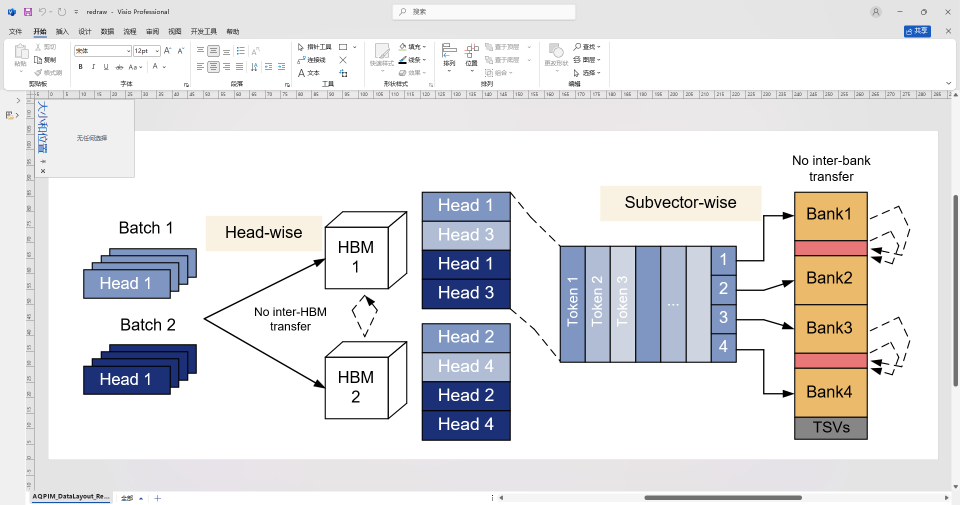
#> input picture assets/showcase/aqpim-data-layout-copy.png, 1920 x 1009 px (shown at 1/2 size)
$ python analyze_reference_style.py ../assets/showcase/aqpim-data-layout-copy.png
#> lines starting #> are read from the running program, lines starting #| are printed output that depends on the picture; after the words box and inside, x2 and y2 are one past the last pixel; in counts of white or black regions, pixels touching at a corner belong together; long printed decimals are rounded
#!/usr/bin/env python3
"""Analyze color and structure cues in a reference image for Visio redraws.

The output is meant to seed editable Visio primitives, not to auto-trace a final
diagram. It reports dominant colors, connected color regions, crop-local
palettes, edge direction statistics, and simple stack/3D cues.

Examples:
  python analyze_reference_style.py ref.png --top-colors 16 --json
  python analyze_reference_style.py ref.png --component stack_a:40,80,160,120
"""

from __future__ import annotations

import argparse
import json
import math
from dataclasses import dataclass
from pathlib import Path
from typing import Iterable

import numpy as np
from PIL import Image


@dataclass(frozen=True)
class Box:
    name: str
    x: int
    y: int
    w: int
    h: int


def rgb_to_hex(rgb: Iterable[int]) -> str:
    r, g, b = [int(v) for v in rgb]
    return f"#{r:02X}{g:02X}{b:02X}"


# [11 lines left out: function parse_component, not called in this run]


def sample_pixels(arr: np.ndarray, max_pixels: int = 180_000) -> np.ndarray:
    flat = arr.reshape(-1, 3).astype(np.float32)
    if flat.shape[0] <= max_pixels:
        return flat
    stride = max(1, flat.shape[0] // max_pixels)
    return flat[::stride][:max_pixels]


def quantized_palette(arr: np.ndarray, top: int, bin_size: int) -> list[dict[str, object]]:
    quantized = (arr.astype(np.uint16) // bin_size) * bin_size + bin_size // 2
    quantized = np.clip(quantized, 0, 255).astype(np.uint8)
    flat = quantized.reshape(-1, 3)
    colors, counts = np.unique(flat, axis=0, return_counts=True)
    order = np.argsort(counts)[::-1][:top]
    total = int(flat.shape[0])
    palette = []
    for idx in order:
        rgb = colors[idx].tolist()
        palette.append(
            {
                "rgb": [int(v) for v in rgb],
                "hex": rgb_to_hex(rgb),
                "fraction": round(float(counts[idx]) / total, 6),
                "pixels": int(counts[idx]),
            }
        )
    return palette


def kmeans_palette(arr: np.ndarray, k: int, iterations: int = 12) -> list[dict[str, object]]:
    pixels = sample_pixels(arr)
    if pixels.size == 0:
        return []
    unique = np.unique(pixels.astype(np.uint8), axis=0).astype(np.float32)
    k = max(1, min(k, unique.shape[0]))
    if unique.shape[0] <= k:
        centers = unique
    else:
        gray = unique.mean(axis=1)
        seeds = np.linspace(0, unique.shape[0] - 1, k).round().astype(int)
        centers = unique[np.argsort(gray)[seeds]].astype(np.float32)

    labels = np.zeros(pixels.shape[0], dtype=np.int32)
    for _ in range(iterations):
        distances = ((pixels[:, None, :] - centers[None, :, :]) ** 2).sum(axis=2)
        labels = distances.argmin(axis=1)
        new_centers = centers.copy()
        for idx in range(k):
            selected = pixels[labels == idx]
            if selected.size:
                new_centers[idx] = selected.mean(axis=0)
        if np.allclose(new_centers, centers, atol=0.25):
            break
        centers = new_centers

    counts = np.bincount(labels, minlength=k)
    order = np.argsort(counts)[::-1]
    total = int(counts.sum())
    result = []
    for idx in order:
        rgb = np.clip(np.rint(centers[idx]), 0, 255).astype(np.uint8).tolist()
        result.append(
            {
                "rgb": [int(v) for v in rgb],
                "hex": rgb_to_hex(rgb),
                "fraction": round(float(counts[idx]) / total, 6) if total else 0.0,
                "pixels_sampled": int(counts[idx]),
            }
        )
    return result


def edge_metrics(arr: np.ndarray) -> dict[str, object]:
    gray = (
        0.299 * arr[:, :, 0].astype(np.float32)
        + 0.587 * arr[:, :, 1].astype(np.float32)
        + 0.114 * arr[:, :, 2].astype(np.float32)
    )
    if gray.shape[0] < 3 or gray.shape[1] < 3:
        return {"edge_density": 0.0, "direction_fraction": {}}

    gx = np.zeros_like(gray)
    gy = np.zeros_like(gray)
    gx[:, 1:-1] = gray[:, 2:] - gray[:, :-2]
    gy[1:-1, :] = gray[2:, :] - gray[:-2, :]
    mag = np.hypot(gx, gy)
    threshold = max(18.0, float(np.percentile(mag, 88)))
    edge = mag >= threshold
    edge_count = int(edge.sum())
    if edge_count == 0:
        return {"edge_density": 0.0, "direction_fraction": {}}

    angle = np.degrees(np.arctan2(gy[edge], gx[edge]))
    angle = (angle + 180.0) % 180.0
    # Edge normal angle -> visual line orientation.
    line_angle = (angle + 90.0) % 180.0
    buckets = {
        "horizontal": ((line_angle <= 12.0) | (line_angle >= 168.0)).sum(),
        "vertical": ((line_angle >= 78.0) & (line_angle <= 102.0)).sum(),
        "diag_down": ((line_angle >= 28.0) & (line_angle <= 62.0)).sum(),
        "diag_up": ((line_angle >= 118.0) & (line_angle <= 152.0)).sum(),
        "other": edge_count,
    }
    buckets["other"] -= int(
        buckets["horizontal"] + buckets["vertical"] + buckets["diag_down"] + buckets["diag_up"]
    )
    direction_fraction = {
        key: round(float(value) / edge_count, 4) for key, value in buckets.items() if value > 0
    }
    return {
        "edge_density": round(float(edge_count) / float(edge.size), 6),
        "direction_fraction": direction_fraction,
        "edge_pixels": edge_count,
    }


def connected_components(mask: np.ndarray, min_area: int) -> list[dict[str, object]]:
    height, width = mask.shape
    seen = np.zeros(mask.shape, dtype=bool)
    components: list[dict[str, object]] = []

    for y in range(height):
        xs = np.where(mask[y] & ~seen[y])[0]
        for x0 in xs:
            if seen[y, x0] or not mask[y, x0]:
                continue
            stack = [(int(x0), int(y))]
            seen[y, x0] = True
            min_x = max_x = int(x0)
            min_y = max_y = int(y)
            area = 0
            while stack:
                x, yy = stack.pop()
                area += 1
                min_x = min(min_x, x)
                max_x = max(max_x, x)
                min_y = min(min_y, yy)
                max_y = max(max_y, yy)
                for nx, ny in ((x + 1, yy), (x - 1, yy), (x, yy + 1), (x, yy - 1)):
                    if 0 <= nx < width and 0 <= ny < height and not seen[ny, nx] and mask[ny, nx]:
                        seen[ny, nx] = True
                        stack.append((nx, ny))
            if area >= min_area:
                components.append(
                    {
                        "area": area,
                        "bbox": [min_x, min_y, max_x + 1, max_y + 1],
                        "xywh": [min_x, min_y, max_x + 1 - min_x, max_y + 1 - min_y],
                    }
                )
    return sorted(components, key=lambda item: item["area"], reverse=True)


def region_components(arr: np.ndarray, colors: list[dict[str, object]], tolerance: int, min_area: int, top: int) -> list[dict[str, object]]:
    result = []
    rgb_arr = arr.astype(np.int16)
    for color in colors:
        rgb = np.array(color["rgb"], dtype=np.int16)
        distance = np.abs(rgb_arr - rgb).max(axis=2)
        mask = distance <= tolerance
        comps = connected_components(mask, min_area)[:top]
        if comps:
            result.append({"hex": color["hex"], "rgb": color["rgb"], "components": comps})
    return result


# [37 lines left out: functions crop_array, classify_cues, analyze_crop, not called in this run]


def compact_print(result: dict[str, object]) -> None:
    size = result["size"]
    print(f"image={result['image']} size={size[0]}x{size[1]}")
    print("\npalette")
    for item in result["palette"]:
        rgb = ",".join(str(v) for v in item["rgb"])
        print(f"  {item['hex']} rgb=({rgb}) fraction={item['fraction']}")

    print("\nmajor_color_regions")
    for color in result["major_color_regions"]:
        print(f"  {color['hex']}")
        for comp in color["components"]:
            x, y, w, h = comp["xywh"]
            print(f"    area={comp['area']:7d} xywh=({x},{y},{w},{h})")

    if result["components"]:
        print("\ncomponents")
    for comp in result["components"]:
        print(f"  {comp['name']} xywh={tuple(comp['xywh'])} cues={','.join(comp['cues']) or 'none'}")
        for color in comp["palette"][:5]:
            rgb = ",".join(str(v) for v in color["rgb"])
            print(f"    {color['hex']} rgb=({rgb}) fraction={color['fraction']}")
        metrics = comp["edge_metrics"]
        print(f"    edge_density={metrics['edge_density']} directions={metrics['direction_fraction']}")


def main(argv: Iterable[str] | None = None) -> int:
    parser = argparse.ArgumentParser(description=__doc__)
    parser.add_argument("image", type=Path)
    parser.add_argument("--component", action="append", type=parse_component, default=[])
    parser.add_argument("--top-colors", type=int, default=14)
    parser.add_argument("--bin-size", type=int, default=16)
    parser.add_argument("--region-tolerance", type=int, default=12)
    parser.add_argument("--min-area", type=int, default=80)
    parser.add_argument("--top-regions", type=int, default=12)
    parser.add_argument("--json", action="store_true")
    args = parser.parse_args(list(argv) if argv is not None else None)

    img = Image.open(args.image).convert("RGB")
#> img is the input picture: PIL image 1920x1009 RGB; mean R, G, B 226.8, 226.4, 228.2
    arr = np.asarray(img)
    palette = kmeans_palette(arr, args.top_colors)
#> in kmeans_palette, `unique = np.unique(pixels.astype(np.uint8), axis=0).astype(np.float32)`: unique = 731 rows, first 8: [0, 0, 0], [0, 99, 177], [1, 0, 0], [1, 1, 0], [1, 1, 1], [2, 2, 2], [3, 3, 3], [4, 8, 20]
#> in kmeans_palette, `gray = unique.mean(axis=1)`: gray = 731 values, max 255 at index 730, min 0 at index 0, mean 160.5
#> in kmeans_palette, `centers = unique[np.argsort(gray)[seeds]].astype(np.float32)`: centers = 14 rows, first 8: [0, 0, 0], [38, 38, 38], [72, 72, 72], [24, 90, 189], [53, 131, 193], [147, 147, 147], [176, 171, 159], [234, 194, 130]
#> in kmeans_palette, `counts = np.bincount(labels, minlength=k)`: counts = [4249, 2142, 5110, 168, 52, 6594, 2235, 5716, 4358, 3246, 16026, 17825, 11793, 100486]
#> in kmeans_palette, `order = np.argsort(counts)[::-1]`: order = [13, 11, 10, 12, 5, 7, 2, 8, 0, 9, 6, 1, 3, 4]
#> in kmeans_palette, `total = int(counts.sum())`: total = 180000
#> the loop in kmeans_palette, `for idx in order:` made 14 passes
#> idx on passes 1, 2, 3, 4, 6, 7, 9, 11: 13, 11, 10, 12, 7, 2, 0, 6
#> after the loop in kmeans_palette, `for idx in order:`: result = 14 items
#> palette = 14 items
    result = {
        "image": str(args.image),
        "size": [img.width, img.height],
        "palette": palette,
        "quantized_palette": quantized_palette(arr, args.top_colors, args.bin_size),
        "major_color_regions": region_components(
            arr,
            palette[: min(args.top_colors, 10)],
            args.region_tolerance,
            args.min_area,
            args.top_regions,
        ),
        "global_edge_metrics": edge_metrics(arr),
        "components": [
            analyze_crop(arr, box, args.top_colors, args.bin_size) for box in args.component
        ],
    }
#> in quantized_palette, `colors, counts = np.unique(flat, axis=0, return_counts=True)`: colors = 262 rows, first 8: [8, 8, 8], [8, 8, 24], [8, 24, 56], [8, 40, 72], [8, 40, 88], [8, 56, 120], [8, 104, 184], [24, 8, 8]; counts = 262 values, max 1135518 at index 261, min 1 at index 4, mean 7394.2
#> in quantized_palette, `order = np.argsort(counts)[::-1][:top]`: order = [261, 247, 134, 13, 241, 197, 260, 0, 217, 143, 231, 109, 130, 240]
#> the loop in quantized_palette, `for idx in order:` made 14 passes
#> idx on passes 1 to 8: 261, 247, 134, 13, 241, 197, 260, 0
#> after the loop in quantized_palette, `for idx in order:`: palette = 14 items
#> in region_components, `result = []`: result = []
#> the loop in region_components, `for color in colors:` made 10 passes
#> rgb on passes 1 to 8: [255, 255, 255], [233, 231, 232], [228, 228, 228], [243, 241, 236], [128, 150, 191], [235, 177, 109], [27, 48, 118], [177, 188, 209]
#> pass 1, in region_components, `distance = np.abs(rgb_arr - rgb).max(axis=2)`:
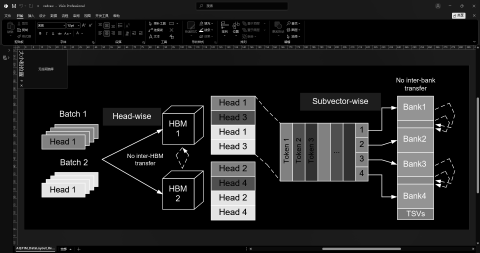
#> distance: shape (1009, 1920) int16 (shown at 1/4 size); min 0, max 255, mean 32.9
#> pass 1, in region_components, `mask = distance <= tolerance`:
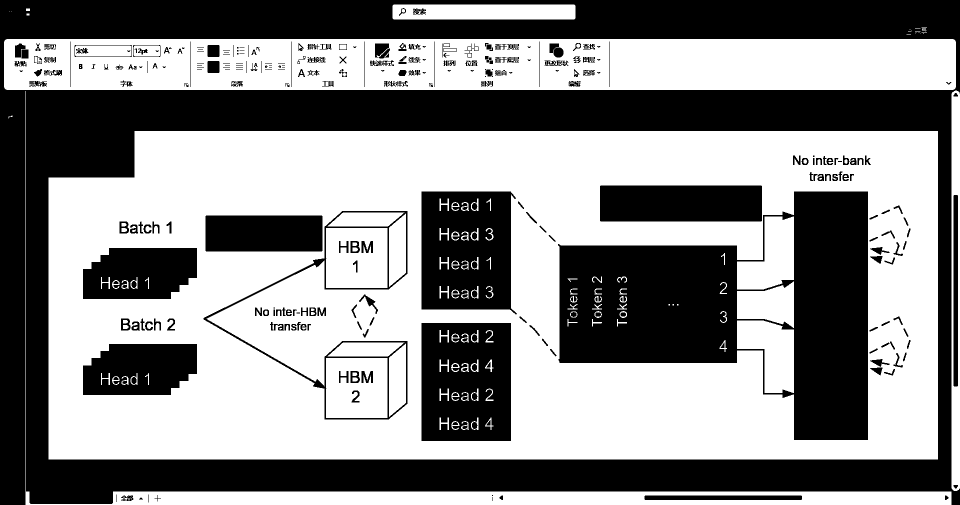
#> mask: shape (1009, 1920) bool (shown at 1/2 size); 54.8% white; 343 black regions (78 under 20 px), largest, box (x1, y1, x2, y2) and area: (0, 0, 1920, 1009) 520826, (1116, 383, 1736, 880) 157383, (843, 383, 1034, 629) 38813
#> pass 2, in region_components, `mask = distance <= tolerance`:
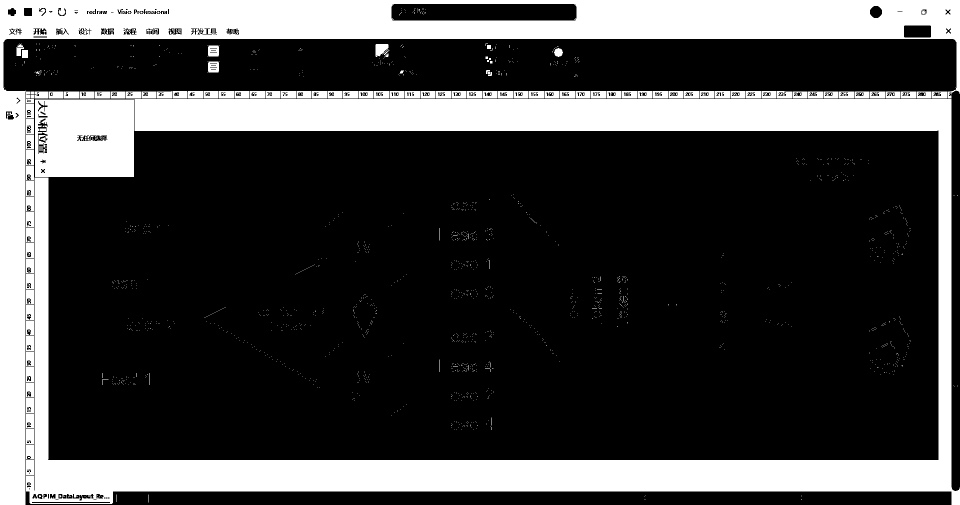
#> mask: shape (1009, 1920) bool (shown at 1/2 size); 25.8% white; 1955 white regions (1842 under 20 px), largest, box (x1, y1, x2, y2) and area: (52, 198, 1920, 1009) 257011, (0, 0, 1920, 1009) 175957, (70, 199, 268, 354) 29215
#> after the loop in region_components, `for color in colors:`:
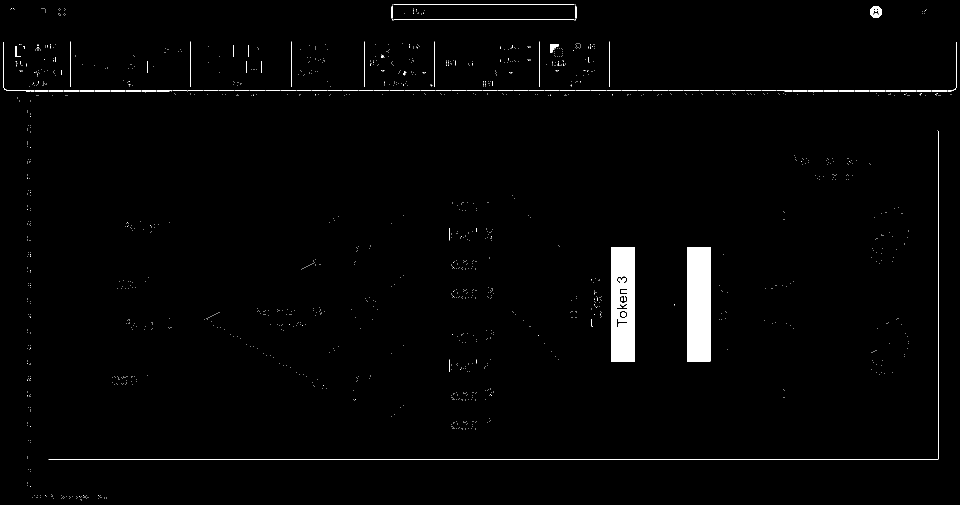
#> mask: shape (1009, 1920) bool (shown at 1/2 size); 1.6% white; 1523 white regions (1434 under 20 px), largest, box (x1, y1, x2, y2) and area: (1374, 494, 1421, 723) 10763, (1222, 494, 1270, 723) 10188, (97, 261, 1877, 920) 2437
#> after the loop in region_components, `for color in colors:`: result = 10 items
#> in edge_metrics, `gy[1:-1, :] = gray[2:, :] - gray[:-2, :]`:
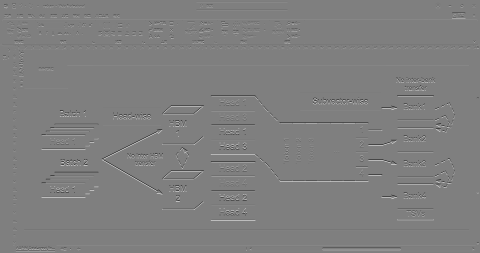
#> gy: shape (1009, 1920) float32 (shown at 1/4 size); min -255, max 255, mean 0; drawn with min black and max white
#> in edge_metrics, `mag = np.hypot(gx, gy)`:
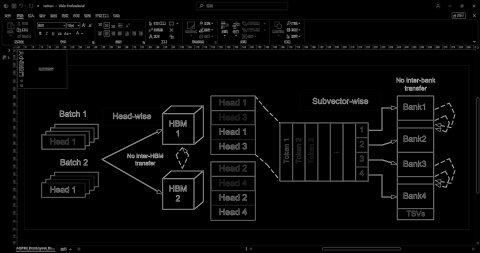
#> mag: shape (1009, 1920) float32 (shown at 1/4 size); min 0, max 360.6, mean 11.8; drawn with min black and max white
#> in edge_metrics, `threshold = max(18.0, float(np.percentile(mag, 88)))`: threshold = 18
#> in edge_metrics, `edge = mag >= threshold`:
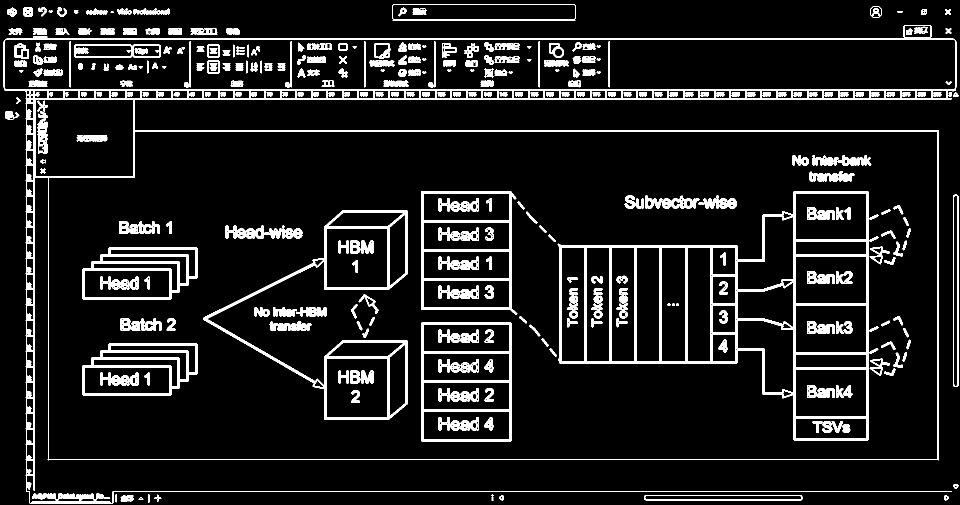
#> edge: shape (1009, 1920) bool (shown at 1/2 size); 9.3% white; 418 white regions (11 under 20 px), largest, box (x1, y1, x2, y2) and area: (7, 77, 1913, 1008) 34047, (1115, 382, 1737, 881) 26597, (406, 421, 816, 840) 10127
#> in edge_metrics, `edge_count = int(edge.sum())`: edge_count = 180848
#> in edge_metrics, `buckets = { "horizontal": ((line_angle <= 12.0) | (line_angle >= 168.0..`: buckets = {'horizontal': 81218, 'vertical': 64069, 'diag_down': 10227, 'diag_up': 11781, 'other': 180848}
#> in edge_metrics, `direction_fraction = { key: round(float(value) / edge_count, 4) for ke..`: direction_fraction = {'horizontal': 0.449, 'vertical': 0.354, 'diag_down': 0.0566, 'diag_up': 0.0651, 'other': 0.0749}
    if args.json:
        print(json.dumps(result, indent=2))
    else:
        compact_print(result)
#> in compact_print, `size = result["size"]`: size = [1920, 1009]
#| image=../assets/showcase/aqpim-data-layout-copy.png size=1920x1009
#> the loop in compact_print, `for item in result["palette"]:` made 14 passes
#|   #FFFFFF rgb=(255,255,255) fraction=0.5583
#|   #E9E7E8 rgb=(233,231,232) fraction=0.09903
#|   #E4E4E4 rgb=(228,228,228) fraction=0.08903
#|   #F3F1EC rgb=(243,241,236) fraction=0.06552
#|   #8096BF rgb=(128,150,191) fraction=0.03663
#> (further printed lines are left out)
#> the loop in compact_print, `for color in result["major_color_regions"]:` made 10 passes
#> (printed output is left out)
    return 0


if __name__ == "__main__":
    raise SystemExit(main())
#> (the program exits here)
